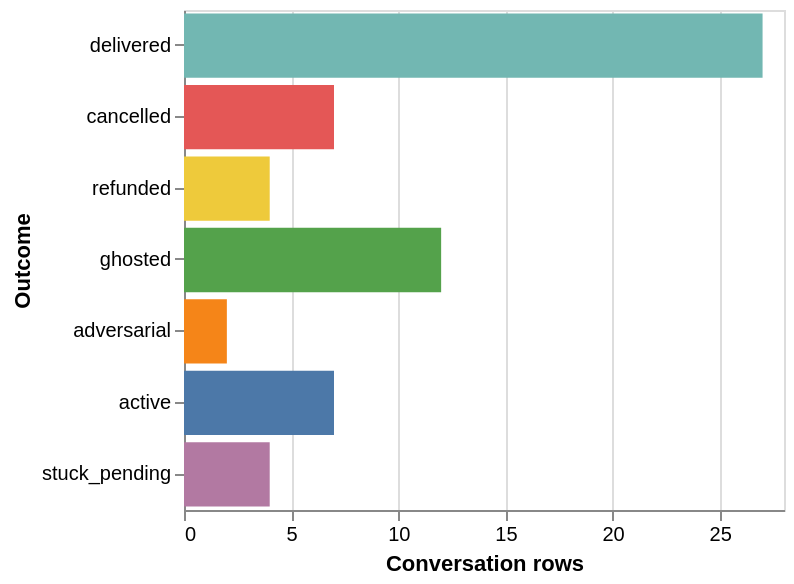

Here is the notebook cell this chart was saved with:
### Markdown cell above
## 5. From Raw Outcomes To Eligible Evidence

**Business question:** which conversations have had enough time to produce a final
outcome?

`active` and `stuck_pending` are unresolved, not failures. Removing them prevents
the campaign from being punished for outcomes that are not finished.

### Code cell
outcome_order = [
    "delivered", "cancelled", "refunded", "ghosted",
    "adversarial", "active", "stuck_pending",
]
outcome_ledger = post_conversations.groupby("outcome_type", as_index=False).agg(
    conversations=("conversation_id", "nunique"),
    mature=("is_mature_outcome", "sum"),
    orders_created=("has_mature_order", "sum"),
    delivered=("is_delivered", "sum"),
)
outcome_ledger["sort"] = outcome_ledger["outcome_type"].map(
    {name: index for index, name in enumerate(outcome_order)}
)
outcome_ledger = outcome_ledger.sort_values("sort").drop(columns="sort")
display(outcome_ledger)

outcome_chart = alt.Chart(outcome_ledger).mark_bar().encode(
    x=alt.X("conversations:Q", title="Conversation rows"),
    y=alt.Y("outcome_type:N", title="Outcome", sort=outcome_order),
    color=alt.Color("outcome_type:N", legend=None, scale=alt.Scale(scheme="tableau10")),
    tooltip=["outcome_type", "conversations", "mature", "orders_created"],
).properties(height=250)
outcome_chart

### Figure 1 — Vega-Lite specification as saved in the notebook (floating-point values rounded to 4 significant figures)
{"config": {"view": {"continuousWidth": 300, "continuousHeight": 300}}, "data": {"name": "data-42c891cb241fceeafd5ba5eef069b237"}, "mark": {"type": "bar"}, "encoding": {"color": {"field": "outcome_type", "legend": null, "scale": {"scheme": "tableau10"}, "type": "nominal"}, "tooltip": [{"field": "outcome_type", "type": "nominal"}, {"field": "conversations", "type": "quantitative"}, {"field": "mature", "type": "quantitative"}, {"field": "orders_created", "type": "quantitative"}], "x": {"field": "conversations", "title": "Conversation rows", "type": "quantitative"}, "y": {"field": "outcome_type", "sort": ["delivered", "cancelled", "refunded", "ghosted", "adversarial", "active", "stuck_pending"], "title": "Outcome", "type": "nominal"}}, "height": 250, "$schema": "https://vega.github.io/schema/vega-lite/v5.20.1.json", "datasets": {"data-42c891cb241fceeafd5ba5eef069b237": [{"outcome_type": "delivered", "conversations": 27, "mature": 27, "orders_created": 27, "delivered": 27}, {"outcome_type": "cancelled", "conversations": 7, "mature": 7, "orders_created": 7, "delivered": 0}, {"outcome_type": "refunded", "conversations": 4, "mature": 4, "orders_created": 4, "delivered": 0}, {"outcome_type": "ghosted", "conversations": 12, "mature": 12, "orders_created": 0, "delivered": 0}, {"outcome_type": "adversarial", "conversations": 2, "mature": 2, "orders_created": 0, "delivered": 0}, {"outcome_type": "active", "conversations": 7, "mature": 0, "orders_created": 0, "delivered": 0}, {"outcome_type": "stuck_pending", "conversations": 4, "mature": 0, "orders_created": 0, "delivered": 0}]}}
